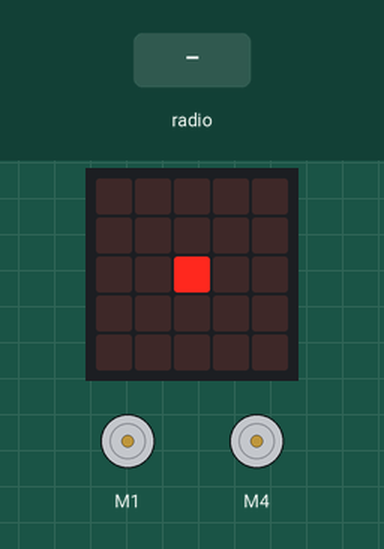
This program was run on a simulated BBC micro:bit (MakeCode). Parts: the board's 5×5 LED display, 2 × DC motor (green arrow = forward, orange = backward, longer = faster). The test bench sets the inputs (shaded band).

Above: at 1.6 s.
1.7 s: radio message "1" arrives
At 2.2 s:
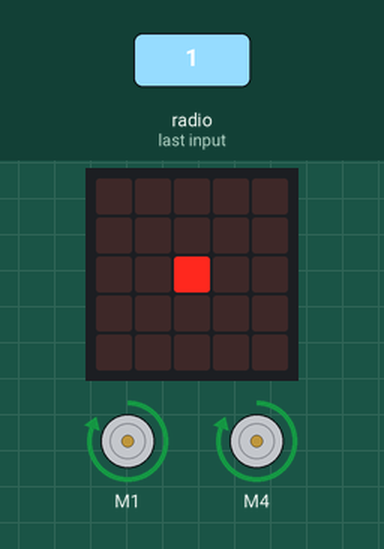
Timing chart, 0 to 4.7 s (numbered marks = the images above; inputs shaded):
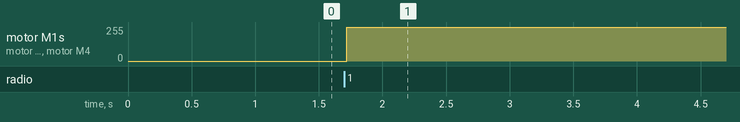

The program:

main.ts
```typescript
enum RadioMessage {
    message1 = 49434
}
radio.onReceivedString(function (receivedString) {
    if (!(receivedString.isEmpty())) {
        let _this = ""
        robotbit.MotorRunDual(
        robotbit.Motors.M1A,
        parseFloat(receivedString.substr(0, _this.indexOf("/"))),
        robotbit.Motors.M2B,
        parseFloat(receivedString.substr(0, _this.indexOf("/")))
        )
    }
})
radio.setGroup(1)
basic.showLeds(`
    . . . . .
    . . . . .
    . . # . .
    . . . . .
    . . . . .
    `)
```

test.ts
```typescript
// 在此处测试；当此软件包作为插件使用时，将不会编译此软件包。
```

Measured:
- after the input at 1.7 s, motor M1, motor M4: stopped → forward 255/255 at once
